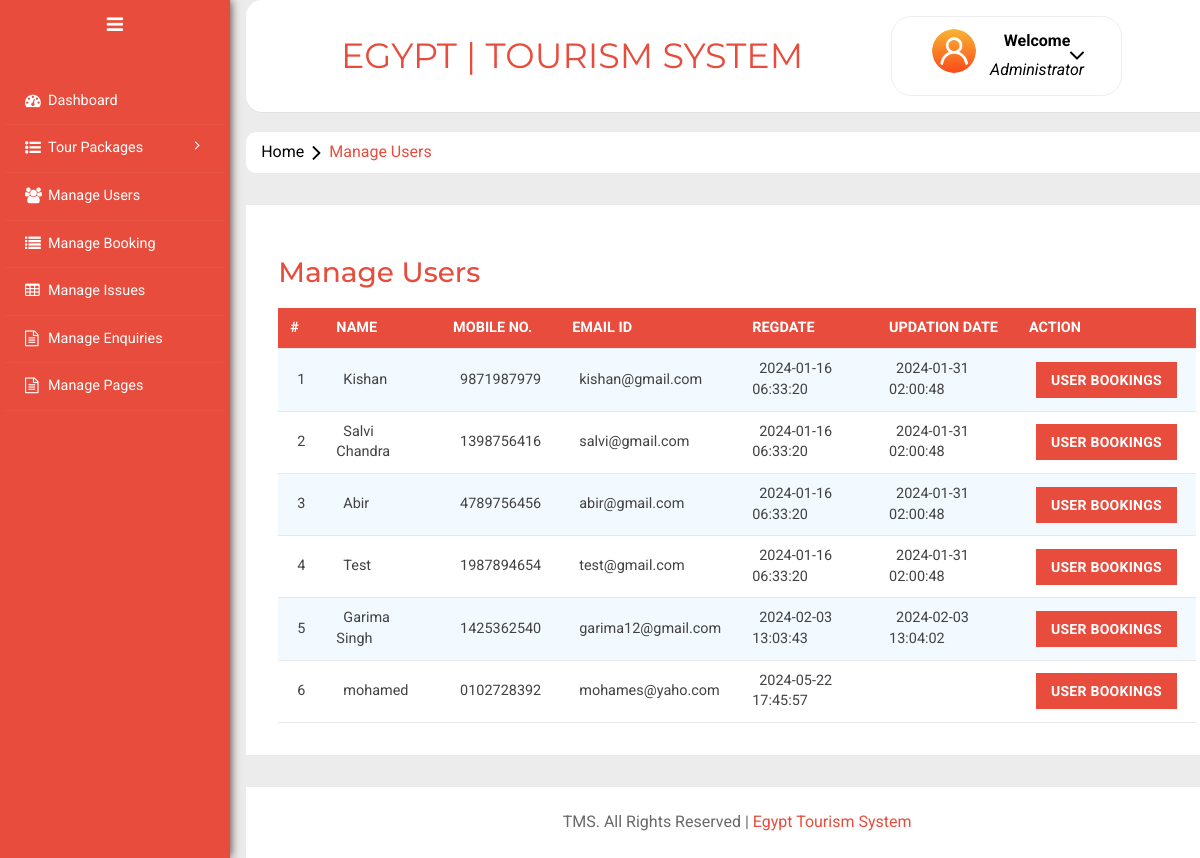
The page /admin/manage-users.php (signed in) on the database its author committed.
### tables this page shows
CREATE TABLE `tblusers` (
  `id` int(11) NOT NULL,
  `FullName` varchar(100) DEFAULT NULL,
  `MobileNumber` char(10) DEFAULT NULL,
  `EmailId` varchar(70) DEFAULT NULL,
  `Password` varchar(100) DEFAULT NULL,
  `RegDate` timestamp NULL DEFAULT current_timestamp(),
  `UpdationDate` timestamp NULL DEFAULT NULL ON UPDATE current_timestamp()
);

### admin/manage-users.php (the view, shortened to what this page needs)
<?php
include('includes/config.php');
if(strlen($_SESSION['alogin'])==0)
	{
header('location:index.php');
}
else{
	?>
<!DOCTYPE HTML>
<html>
<head>
<link href="css/bootstrap.min.css" rel='stylesheet' type='text/css' />
<link href="css/style.css" rel='stylesheet' type='text/css' />
<link rel="stylesheet" href="css/style.css?v=<?php echo time(); ?>">
<link rel="stylesheet" href="css/morris.css" type="text/css"/>
<link href="css/font-awesome.css" rel="stylesheet">
<link rel="stylesheet" type="text/css" href="css/table-style.css" />
<link rel="stylesheet" type="text/css" href="css/basictable.css" />
<link rel="stylesheet" href="css/icon-font.min.css" type='text/css' />
</head>
<body>
   <div class="page-container">
<div class="left-content">
	   <div class="mother-grid-inner">
				<?php include('includes/header.php');?>
				</div>
<ol class="breadcrumb">
                <li class="breadcrumb-item"><a href="index.html">Home</a><i class="fa fa-angle-right"></i>Manage Users</li>
            </ol>
<div class="agile-grids">
				<div class="agile-tables">
					<div class="w3l-table-info">
					  <h2>Manage Users</h2>
					    <table id="table">
						<thead>
						  <tr>
						  <th>#</th>
							<th>Name</th>
							<th>Mobile No.</th>
							<th>Email Id</th>
							<th>RegDate </th>
							<th>Updation Date</th>
							<th>Action</th>
						  </tr>
						</thead>
						<tbody>
<?php $sql = "SELECT * from tblusers";
$query = $dbh -> prepare($sql);
$query->execute();
$results=$query->fetchAll(PDO::FETCH_OBJ);
$cnt=1;
if($query->rowCount() > 0)
{
foreach($results as $result)
{				?>
						  <tr>
							<td><?php echo htmlentities($cnt);?></td>
							<td><?php echo htmlentities($result->FullName);?></td>
							<td><?php echo htmlentities($result->MobileNumber);?></td>
							<td><?php echo htmlentities($result->EmailId);?></td>
							<td><?php echo htmlentities($result->RegDate);?></td>
							<td><?php echo htmlentities($result->UpdationDate);?></td>
							<td><a href="user-bookings.php?uid=<?php echo htmlentities($result->EmailId);?>&&uname=<?php echo htmlentities($result->FullName);?>" class="btn btn-primary">User Bookings</td>
						  </tr>
						 <?php $cnt=$cnt+1;} }?>
						</tbody>
					  </table>
					</div>
			</div>
<?php include('includes/footer.php');?>
</div>
</div>
						<?php include('includes/sidebarmenu.php');?>
							</div>
</body>
</html>
<?php } ?>

### admin/css/table-style.css (style rules this page uses)
table { background: white; border-collapse: collapse; margin: 1.25em 0 0; width: 100%; }
table tr, table th, table td { border: none; border-bottom: 1px solid #e8e8e8; font-size: .95em; }
table th, table td { padding: 10px 12px; text-align: left; }
table th { background: #e74c3c; color: #fff; text-transform: uppercase; }
table tr td { background: #f3faff; color: #424242; }
table tr:nth-of-type(2n+2) td { background: #ffffff; }
table { width: 100%; }

### rows shown on the page
tblusers: FullName "Kishan", MobileNumber "9871987979", EmailId "kishan@gmail.com", RegDate "2024-01-16 06:33:20", UpdationDate "2024-01-31 02:00:48"
tblusers: FullName "Salvi Chandra", MobileNumber "1398756416", EmailId "salvi@gmail.com", RegDate "2024-01-16 06:33:20", UpdationDate "2024-01-31 02:00:48"
tblusers: FullName "Abir", MobileNumber "4789756456", EmailId "abir@gmail.com", RegDate "2024-01-16 06:33:20", UpdationDate "2024-01-31 02:00:48"
tblusers: FullName "Test", MobileNumber "1987894654", EmailId "test@gmail.com", RegDate "2024-01-16 06:33:20", UpdationDate "2024-01-31 02:00:48"
tblusers: FullName "Garima Singh", MobileNumber "1425362540", EmailId "garima12@gmail.com", RegDate "2024-02-03 13:03:43", UpdationDate "2024-02-03 13:04:02"
tblusers: FullName "mohamed", MobileNumber "0102728392", EmailId "mohames@yaho.com", RegDate "2024-05-22 17:45:57"
